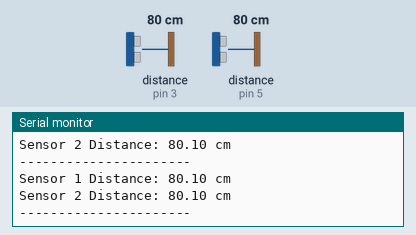
Simulated run of this sketch. Board: Arduino Uno, built with avr-gcc and run on an emulated ATmega328P. On the bench: the last lines printed to the serial monitor. Wiring (inferred from the names in the program): 2 × ultrasonic range finder: trigger pin 2, echo pin 3 / trigger pin 4, echo pin 5. Inputs (shaded band) come from the test bench; at power-on: distance to the obstacle (sensors on pin 3, pin 5) 80 cm. The echo pulse lasts 58.3 µs per cm.

Above: at 1.3 s.
1.4 s: distance to the obstacle (sensor on pin 3) set to 2 cm
At 2.3 s:
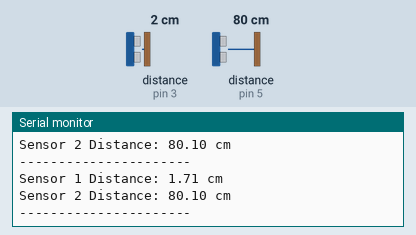
2.9 s: distance to the obstacle (sensor on pin 5) set to 2 cm
At 3.4 s:
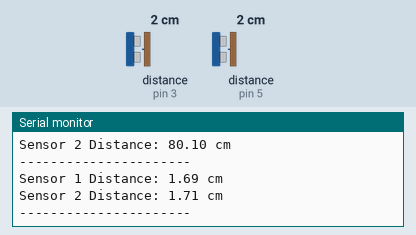
4.4 s: distance to the obstacle (sensor on pin 3) set to 4 cm
At 5.1 s:
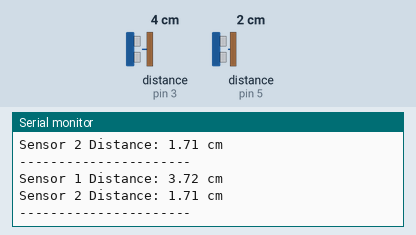
5.9 s: distance to the obstacle (sensor on pin 5) set to 4 cm
At 6.8 s:
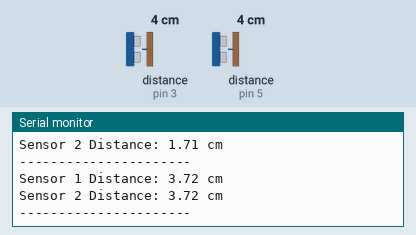
Timing chart, 0 to 8.4 s (numbered marks = the images above; inputs shaded):
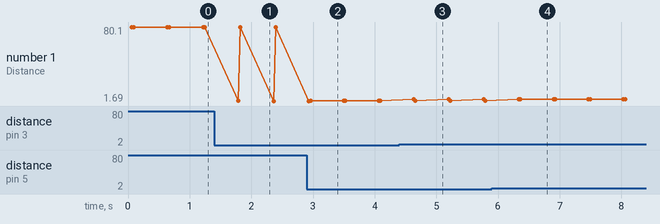

The sketch:

bin_level_test.ino
```cpp
// Smart Dustbin
// Step 9 - Two Ultrasonic Sensor Test

// Sensor 1 - Hand/Object Detection
const int TRIG_SENSOR_1 = 2;
const int ECHO_SENSOR_1 = 3;

// Sensor 2 - Waste Level Detection
const int TRIG_SENSOR_2 = 4;
const int ECHO_SENSOR_2 = 5;


// Function to measure distance
float readDistance(int trigPin, int echoPin)
{
  // Make sure trigger is LOW
  digitalWrite(trigPin, LOW);
  delayMicroseconds(2);

  // Send 10 microsecond trigger pulse
  digitalWrite(trigPin, HIGH);
  delayMicroseconds(10);
  digitalWrite(trigPin, LOW);

  // Measure echo response time
  unsigned long duration = pulseIn(echoPin, HIGH);

  // Convert time to distance in centimeters
  float distance = duration / 58.0;

  return distance;
}


void setup()
{
  Serial.begin(9600);

  // Sensor 1
  pinMode(TRIG_SENSOR_1, OUTPUT);
  pinMode(ECHO_SENSOR_1, INPUT);

  // Sensor 2
  pinMode(TRIG_SENSOR_2, OUTPUT);
  pinMode(ECHO_SENSOR_2, INPUT);

  Serial.println("Two Ultrasonic Sensor Test Started");
}


void loop()
{
  // Read Sensor 1
  float distance1 = readDistance(
    TRIG_SENSOR_1,
    ECHO_SENSOR_1
  );

  // Small delay between sensors
  delay(50);

  // Read Sensor 2
  float distance2 = readDistance(
    TRIG_SENSOR_2,
    ECHO_SENSOR_2
  );


  // Display Sensor 1 result
  Serial.print("Sensor 1 Distance: ");
  Serial.print(distance1);
  Serial.println(" cm");


  // Display Sensor 2 result
  Serial.print("Sensor 2 Distance: ");
  Serial.print(distance2);
  Serial.println(" cm");


  Serial.println("----------------------");

  delay(500);
}
```

Measured:
- after the input at 1.4 s, the serial monitor: prints a new line after 0.39 s (image 1)
- after the input at 2.9 s, the serial monitor: prints a new line after 0.06 s (image 2)
- after the input at 4.4 s, the serial monitor: prints a new line after 0.23 s (image 3)
- after the input at 5.9 s, the serial monitor: prints a new line after 0.46 s (image 4)
